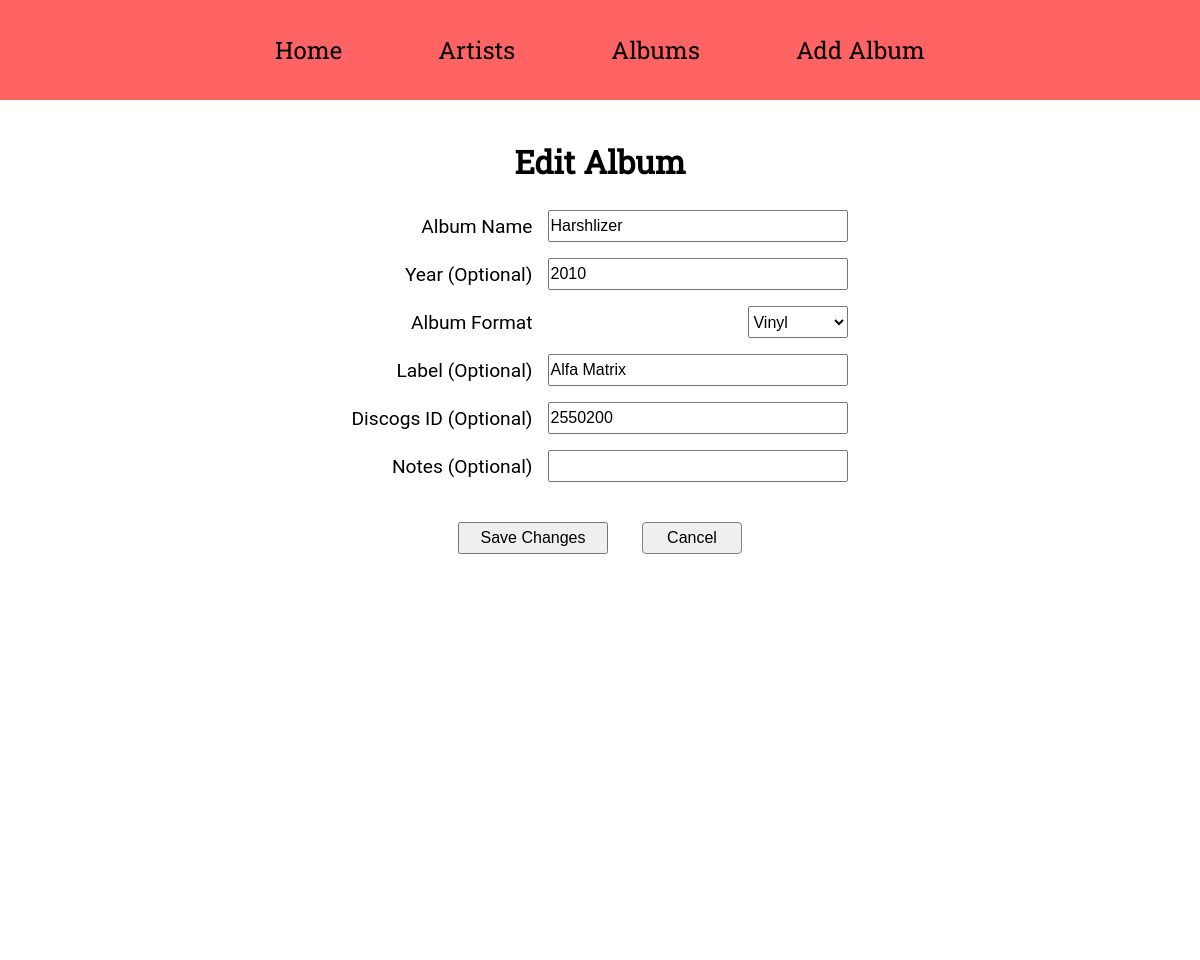
/edit_album/4, run on the app's committed database.
### app/models.py (models this page shows)
class Album(db.Model):
    __tablename__ = "album"
    id: so.Mapped[int] = so.mapped_column(primary_key=True)
    discogs_id: so.Mapped[Optional[int]] = so.mapped_column(sa.Integer, unique=True)
    title: so.Mapped[str] = so.mapped_column(sa.String(64), index=True)
    year: so.Mapped[Optional[int]] = so.mapped_column(sa.SmallInteger)
    format: so.Mapped[AlbumFormat] = so.mapped_column(
        sa.Enum(AlbumFormat, name="album_format")
    )
    label: so.Mapped[Optional[str]] = so.mapped_column(sa.String(64))
    cover_path: so.Mapped[Optional[str]] = so.mapped_column(sa.String(128))
    notes: so.Mapped[Optional[str]] = so.mapped_column(sa.String(256))
    artist_id: so.Mapped[int] = so.mapped_column(sa.ForeignKey(Artist.id), index=True)
    artist: so.Mapped["Artist"] = so.relationship(back_populates="albums")
    tracks: so.Mapped[list["Track"]] = so.relationship(
        back_populates="album", cascade="all, delete-orphan"
    )
    genres: so.Mapped[list["Genre"]] = so.relationship(
        secondary=album_genres, back_populates="albums"
    )

### app/main/routes.py (the view, shortened to what this page needs)
@bp.route("/edit_album/<int:album_id>", methods=["GET", "POST"])
def edit_album(album_id):
    album = db.session.scalar(sa.select(Album).where(Album.id == album_id))
    if not album:
        flash("Album not found.")
        return redirect(url_for("main.albums"))
    form = EditAlbumForm(obj=album)
    return render_template("edit_album.html", title=album.title, form=form, album=album)

### app/main/forms.py
class EditAlbumForm(FlaskForm):
    title = StringField("Album Name", validators=[DataRequired(), Length(max=64)])
    year = IntegerField("Year (Optional)", validators=[Optional()])
    format = SelectField(
        "Album Format",
        choices=[("vinyl", "Vinyl"), ("cd", "CD"), ("digital", "Digital")],
        validators=[DataRequired()],
    )
    label = StringField("Label (Optional)", validators=[Length(max=64)])
    discogs_id = IntegerField("Discogs ID (Optional)", validators=[Optional()])
    notes = StringField("Notes (Optional)", validators=[Length(max=256)])
    submit = SubmitField("Save Changes")

### app/templates/edit_album.html (shortened to what this page needs)
{% extends "base.html" %}
{% block content %}
<div class="edit-album">
    <div class="edit-album-page">
        <h1>Edit Album</h1><br>
        <form class="edit-album-form" action="" method="post">
            <table class="edit-album-form-table">
                <tr>
                    <td>{{ form.title.label }}</td>
                    <td>{{ form.title }}</td>
                </tr>
                <tr>
                    <td>{{ form.year.label }}</td>
                    <td>{{ form.year }}</td>
                </tr>
                <tr>
                    <td>{{ form.format.label }}</td>
                    <td>{{ form.format }}</td>
                </tr>
                <tr>
                    <td>{{ form.label.label }}</td>
                    <td>{{ form.label }}</td>
                </tr>
                <tr>
                    <td>{{ form.discogs_id.label }}</td>
                    <td>{{ form.discogs_id }}</td>
                </tr>
                <tr>
                    <td>{{ form.notes.label }}</td>
                    <td>{{ form.notes }}</td>
                </tr>
            </table>
            <p>
                {{ form.submit() }}
                <button type="button" class="cancel-button"><a href="{{ url_for('main.album_details', album_id=album.id) }}">Cancel</a></button>
            </p>
        </form>
    </div>
</div>
{% endblock %}

### app/static/css/style.css (style rules this page uses)
* { box-sizing: border-box; margin: 0; padding: 0; }
body { min-height: 100vh; font-family: "Roboto"; }
h1 { font-family: "Roboto Slab"; }
a { text-decoration: none; color: currentColor; }
table, th, td { border: 1px solid; border-collapse: collapse; padding: 8px; font-size: 1.2rem; margin-bottom: 2rem; }
button { font-size: 1rem; padding: 3px 5px; cursor: pointer; border-radius: 8px; border: 1px solid; }
.cancel-button { cursor: pointer; border-radius: 4px; width: 100px; height: 2rem; border: 1px solid; border-color: grey; margin-left: 30px; }
.edit-album { height: 100%; width: 100%; display: flex; flex-direction: column; justify-content: flex-start; align-items: center; margin-top: 5rem; }
.edit-album-page { text-align: center; }

### data on the page
Album: title "Harshlizer", year "2010", format "Vinyl", label "Alfa Matrix", discogs_id "2550200"
